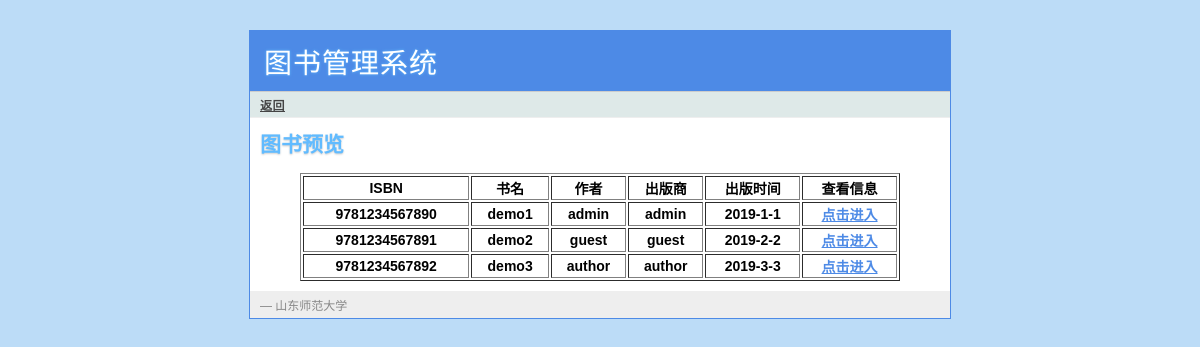
Screenshot of /reader/books (signed in) with the database file from the repository.
### tables this page shows
CREATE TABLE books(
       book_id text primary key,
       book_name text not null,
       author text not null,
       publish_com text not null,
       publish_date text not null
);

### app.py (the view)
@app.route('/reader/books')
def reader_books():
    reader_judge()
    return render_template('reader_books.html',
                           books=query_db('''select * from books''', []))

### app.py (called while the page is built)
def get_db():
    top = _app_ctx_stack.top
    if not hasattr(top, 'sqlite_db'):
        top.sqlite_db = sqlite3.connect(app.config['DATABASE'])
        top.sqlite_db.row_factory = sqlite3.Row
    return top.sqlite_db

@app.teardown_appcontext
def close_database(exception):
    top = _app_ctx_stack.top
    if hasattr(top, 'sqlite_db'):
        top.sqlite_db.close()

def query_db(query, args=(), one=False):
    cur = get_db().execute(query, args)
    rv = cur.fetchall()
    return (rv[0] if rv else None) if one else rv

@app.before_request
def before_request():
    g.user = None
    if 'user_id' in session:
        g.user = session['user_id']

def reader_judge():
    if not session['user_id']:
        error = 'Invalid reader, please login'
        return render_template('reader_login.html', error=error)

### templates/reader_books.html (shortened to what this page needs)
{% extends 'layout.html' %}
{% block link%}
	<a href="{{ url_for('reader')}}"> 返回 </a>
{%  endblock%}
{% block body%}
	<h2> 图书预览 </h2>
	<table width="600" border="1", align="center">
	  <tr>
	    <th align="center"> ISBN </th>
	    <th align="center"> 书名 </th>
	    <th align="center"> 作者</th>
	    <th align="center"> 出版商 </th>
	    <th align="center"> 出版时间 </th>
	    <th align="center"> 查看信息 </th>
	  </tr>
	  {% for book in books%}
	  <tr>
	    <th align="center"> {{book.book_id}}</th>
	    <th align="center"> {{book.book_name}} </th>
	    <th align="center"> {{book.author}}</th>
	    <th align="center"> {{book.publish_com}} </th>
	    <th align="center"> {{book.publish_date}}</th>
	    <th align="center"> <a href="{{ url_for('reader_book', id=book.book_id)}}"> 点击进入 </a> </th>
	  </tr>
	  {% endfor %}
	</table>
{% endblock%}

### templates/layout.html (shortened to what this page needs)
<!doctype html>
<link rel=stylesheet type=text/css href="{{ url_for('static', filename='style.css') }}">
<div class=page>
  <h1>图书管理系统</h1>
  <div class=navigation>
    {% block link %}{% endblock %}
  </div>
  <div class=body>
    {% block body %}{% endblock %}
   </div>
  <div class=footer>
     &mdash; 山东师范大学
  </div>
</div>

### static/style.css (style rules this page uses)
a { color: #4d8ae6; }
div.page { background: white; border: 1px solid #4d8ae6; width: 700px; margin: 30px auto; }
div.page h1 { background: #4d8ae6; margin: 0; padding: 10px 14px; color: white; letter-spacing: 1px; text-shadow: 0 0 3px #61bbff; font-weight: normal; }
div.page div.navigation { background: #DEE9E8; padding: 4px 10px; border-top: 1px solid #ccc; border-bottom: 1px solid #eee; color: #888; font-size: 12px; letter-spacing: 0.5px; }
div.page div.navigation a { color: #444; font-weight: bold; }
div.page h2 { margin: 0 0 15px 0; color: #61bbff; text-shadow: 0 1px 2px #ccc; }
div.page div.body { padding: 10px; }
div.page div.footer { background: #eee; color: #888; padding: 5px 10px; font-size: 12px; }

### rows the page displays
books: book_id "9781234567890", book_name "demo1", author "admin", publish_com "admin", publish_date "2019-1-1"
books: book_id "9781234567891", book_name "demo2", author "guest", publish_com "guest", publish_date "2019-2-2"
books: book_id "9781234567892", book_name "demo3", author "author", publish_com "author", publish_date "2019-3-3"
